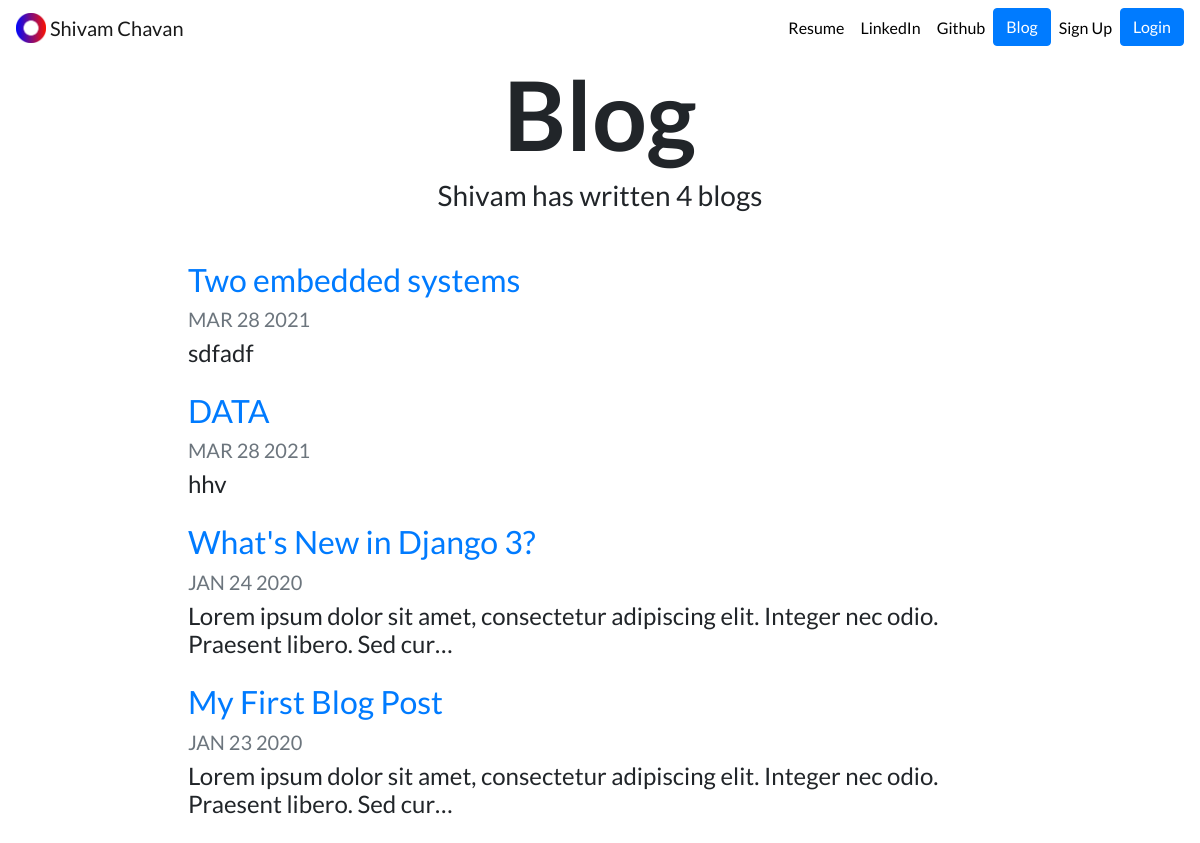
Page /blog/ on the earlier database version.
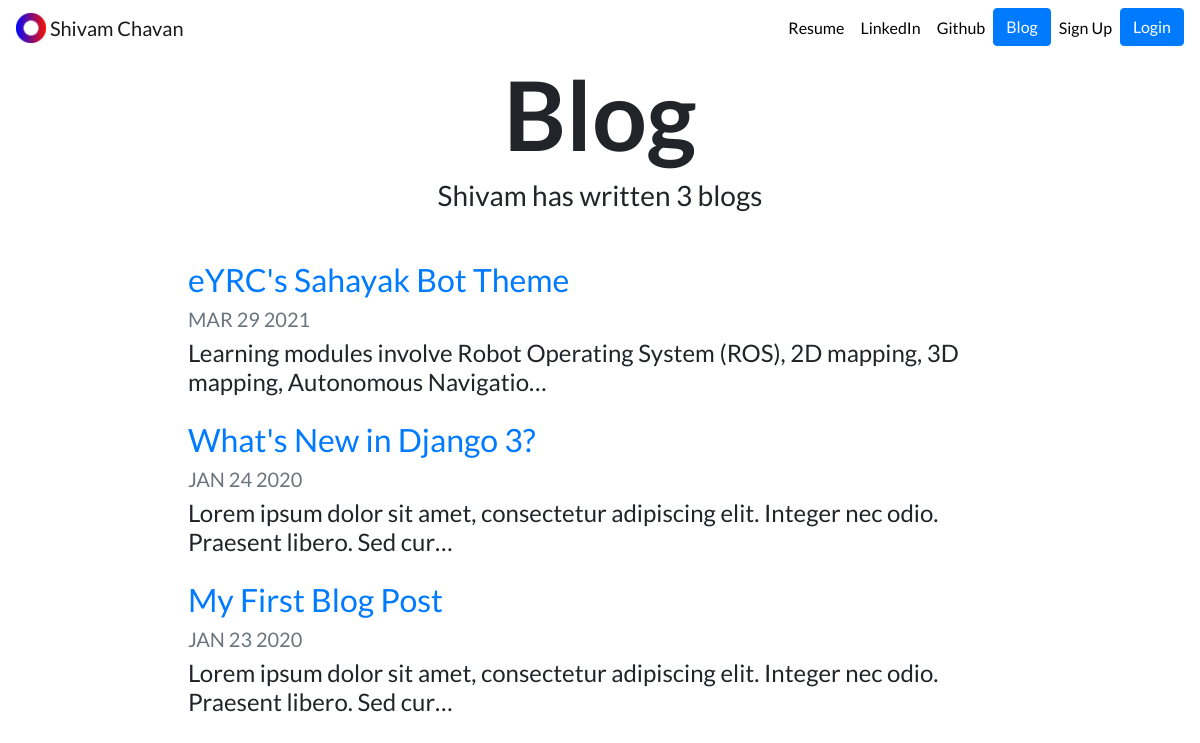
Same page on the later database version.
### blog/models.py (models this page shows, shortened)
class Blog(models.Model):
    title = models.CharField(max_length=200)
    description = models.TextField()
    image = models.ImageField(upload_to='portfolio/images/',  blank=True)
    date = models.DateField()

### blog/views.py (the view)
# urls.py: path('', views.all_blogs, name='all_blogs'),
def all_blogs(request):
    blogs = Blog.objects.order_by('-date')
    return render(request, 'blog/all_blogs.html', {'blogs':blogs})

### blog/templates/blog/all_blogs.html
{% extends "portfolio/base.html" %}
{% load static %}
{% block content %}
<h1 id="blogtitle" class="font-weight-bold text-center">Blog</h1>
<h3 class="text-center mb-5">Shivam has written {{ blogs.count }} blog{{ blogs.count|pluralize }}</h3>
{% for blog in blogs %}
<div class="row justify-content-center my-3">
  <div class="col-md-10">
    <a href="{% url 'blog:detail' blog.id %}">
      <h2>{{ blog.title }}</h2>
    </a>
    <h5 class="text-muted">{{ blog.date|date:'M d Y'|upper }}</h5>
    <h4>{{ blog.description|striptags|truncatechars:100 }}</h4>
  </div>
</div>
{% endfor %}
{% endblock %}

Differences in the rows shown:
removed Blog: title "Two embedded systems", date "MAR 28 2021", description "sdfadf"
removed Blog: title "DATA", date "MAR 28 2021", description "hhv"
added Blog: title "eYRC's Sahayak Bot Theme", date "MAR 29 2021", description "Learning modules involve Robot Operating System (ROS), 2D mapping, 3D mapping, Autonomous Navigatio…"
Other differences:
{{ blogs.count }}: "4" → "3"
